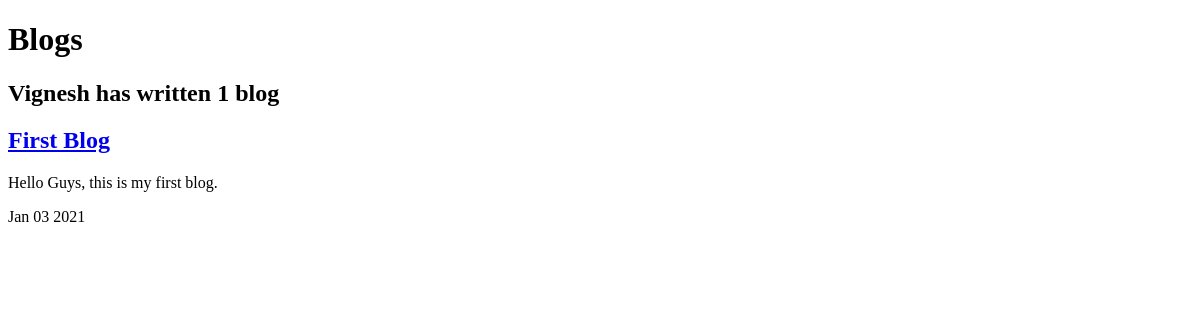
The page /blog/ on the database as committed earlier.
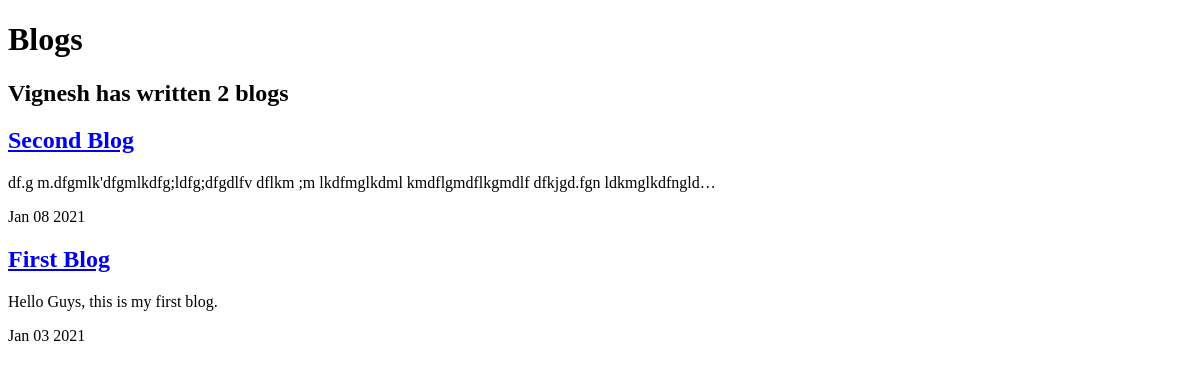
The same page on the database as committed later.
### blog/models.py (models this page shows, shortened)
class Blog(models.Model):
    title = models.CharField(max_length=100)
    discription = TextField()
    date = models.DateField()

### blog/views.py (the view)
# urls.py: path("",views.allBlogs, name = "allBlogs"),
def allBlogs(request):
    blogs = Blog.objects.order_by("-date")[:5]
    return render(request, "blog/allBlogs.html",{"blogs":blogs})

### blog/templates/blog/allBlogs.html (shortened to what this page needs)
<!DOCTYPE html>
<html>
<head>
</head>
<body>
    <header>
        <h1>Blogs</h1>
    </header>
    <h2>Vignesh has written {{ blogs.count }} blog{{ blogs.count|pluralize }}</h2>
    {% for blog in blogs %}
    <a href="{% url 'blog:blogDetails' blog.id %}">
        <h2>{{blog.title}}</h2>
    </a>
    <p>{{ blog.discription|striptags|truncatechars:100 }}</p>
    {{blog.date|date:'M d Y' }}
    {% endfor %}
</body>
</html>

Rows that differ between the two databases and show on the page:
added Blog: title "Second Blog", discription "df.g m.dfgmlk'dfgmlkdfg;ldfg;dfgdlfv dflkm ;m lkdfmglkdml kmdflgmdflkgmdlf dfkjgd.fgn ldkmglkdfngld…", date "Jan 08 2021"
Other text that changed with them:
{{ blogs.count }}: "1" → "2"
